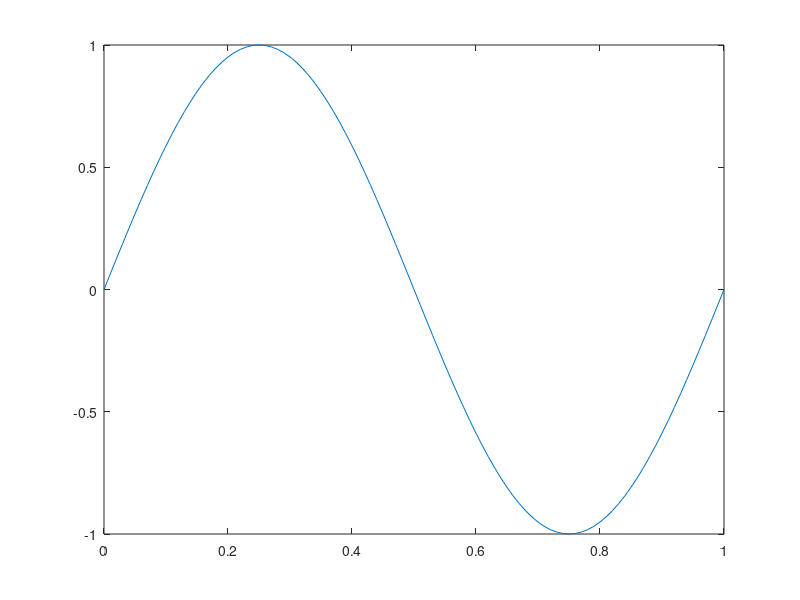
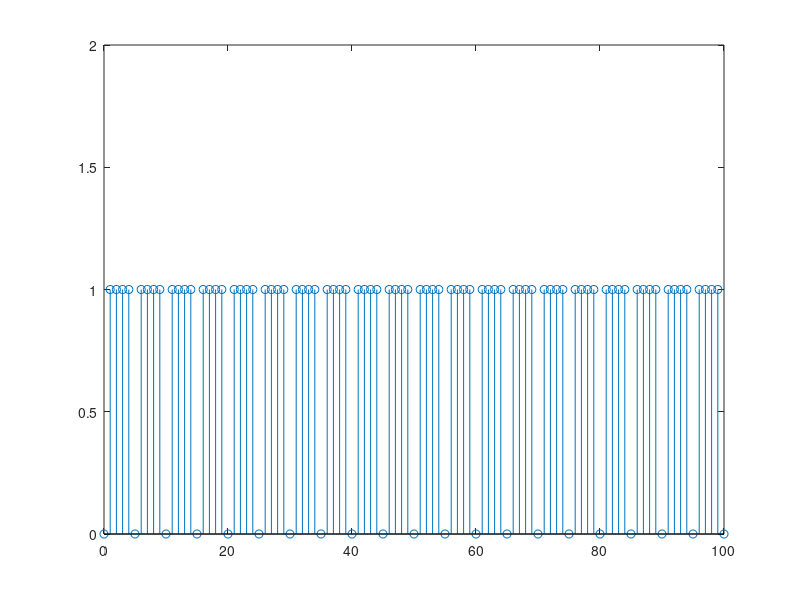
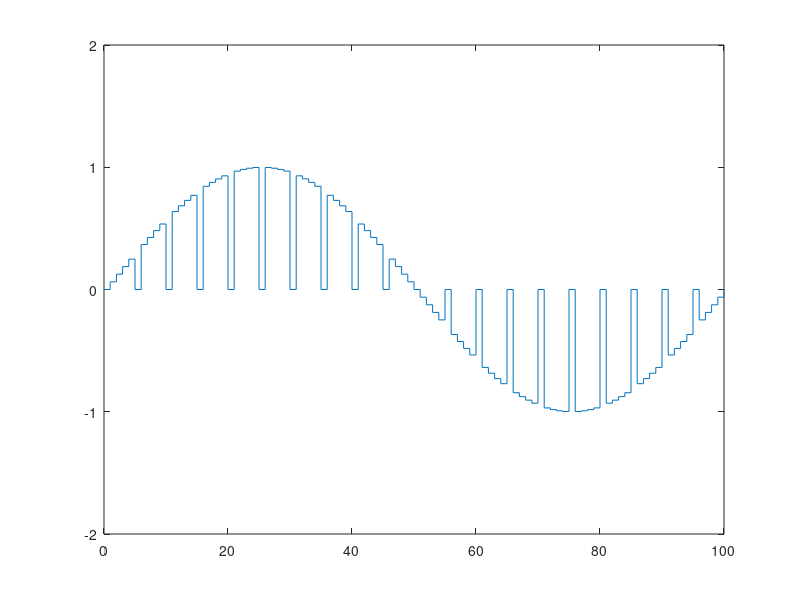

MATLAB code to generate these figures, in order:
freq=1;
t=0:0.01:1;
N=length(t);
arg=2*pi*freq*t;
y=sin(arg);
figure(1);
plot(t,y);
m=0:1:100;
ts=5;
for i=0:1:100;
    if(mod(i,ts)~=0)
    rec(i+1)=1;
   else
    rec(i+1)=0;
  end
end
figure(2);
stem(m,rec)
axis([0,100,0,2]);
out=y.*rec;
figure(3);
stairs(m,out);
axis([0,100,-2,2]);
